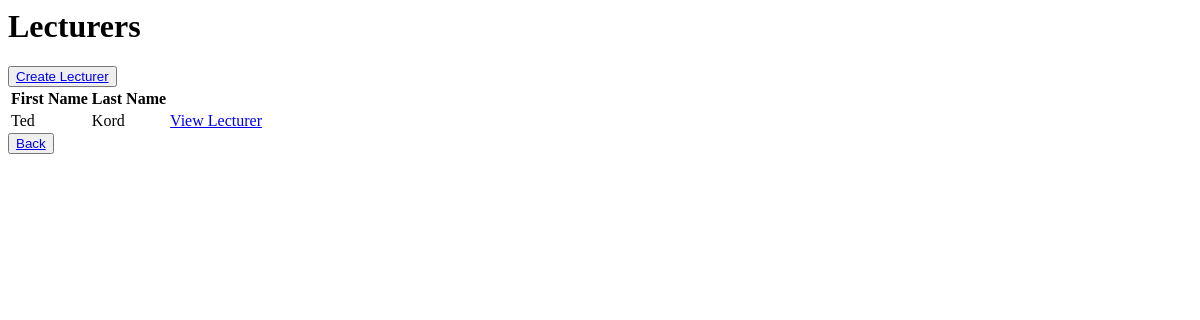
The page /lecturers/ (signed in) on the database as committed earlier.
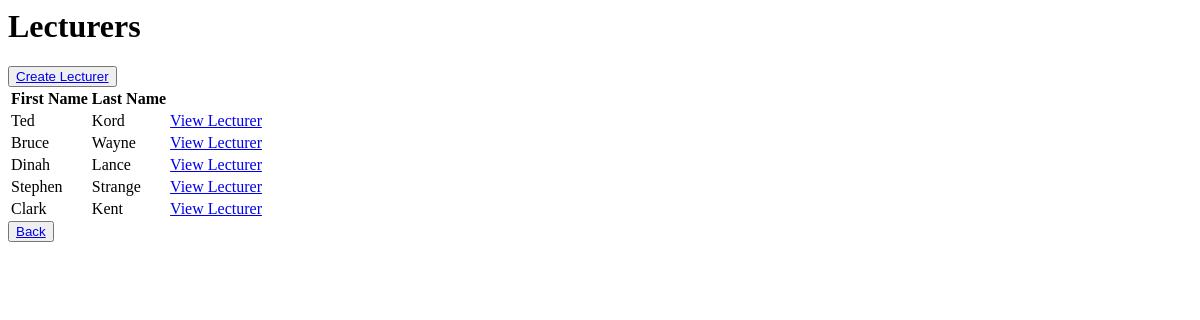
The same page on the database as committed later.
### gradebook/models.py (models this page shows)
class Lecturer(models.Model):
    user = models.OneToOneField(User, on_delete=models.CASCADE)
    dob = models.DateField()
    course = models.ForeignKey(Course, on_delete=models.CASCADE)

### gradebook/views.py (the view)
# urls.py: path('lecturers/', views.LecturerListView.as_view(), name='lecturer_list'),
class LecturerListView(AdminRequiredMixin, ListView):
    model = Lecturer
    template_name = 'lecturer_list.html'
    ordering = 'id'
    def get_queryset(self):
        queryset = super().get_queryset()
        return queryset

### gradebook/mixins.py (called while the page is built)
    def test_func(self):
        user = self.request.user if hasattr(self, 'request') else None
        return user and user.is_authenticated and user.is_superuser

### gradebook/templates/lecturer_list.html
{% block content %}
    <h1>Lecturers</h1>
    <button><a href="{% url 'create_lecturer' %}">Create Lecturer</a></button>
     <table>
        <thead>
            <tr>
                <th>First Name</th>
                <th>Last Name</th>
                <th></th>
            </tr>
        </thead>
        <tbody>
            {% for lecturer in object_list %}
                <tr>
                    <td>{{ lecturer.user.first_name }}</td>
                    <td>{{ lecturer.user.last_name }}</td>
                    <td><a href="{% url 'lecturer_detail' lecturer.id %}">View Lecturer</a></td>
                </tr>
            {% endfor %}
        </tbody>
    </table>
    <button><a href="{% url 'admin_dashboard' %}">Back</a></button>
{% endblock %}

Rows that differ between the two databases and show on the page:
added Lecturer: user.first_name "Bruce", user.last_name "Wayne"
added Lecturer: user.first_name "Dinah", user.last_name "Lance"
added Lecturer: user.first_name "Stephen", user.last_name "Strange"
added Lecturer: user.first_name "Clark", user.last_name "Kent"
